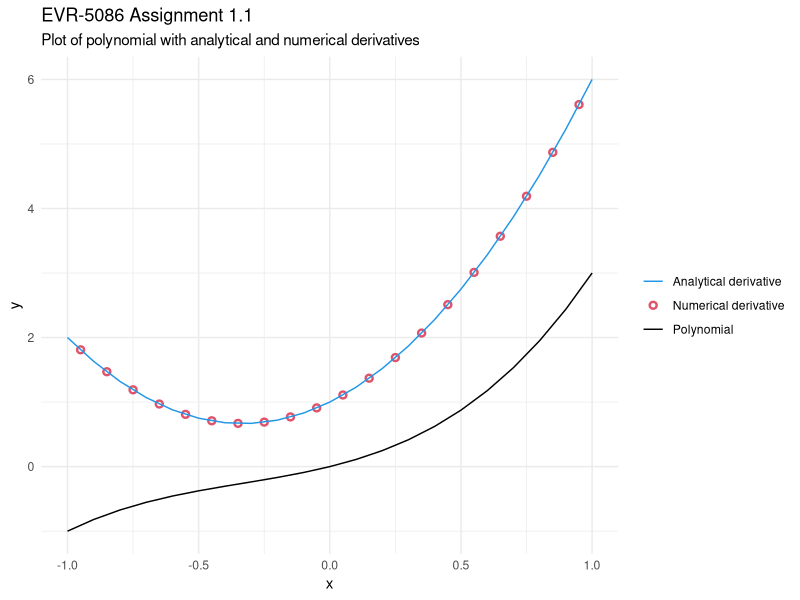

Recreate this plot in R.
## ---- chunk 1
# load libraries
library(ggplot2)
library(tidyr)
library(dplyr)

## ---- chunk 2
# Define variables
a <- 1
n <- 1
b <- 1
p <- 2
c <- 1
q <- 3

# Create x vectors from -1 to 1
x <- seq(from = -1, to = 1, by = 0.1)

# Calculate the value of y for each value of x
y <- (a * (x^n)) + (b * (x^p)) + (c * (x^q))

# Calculate the analytical derivatives for each value of x
dy_dx <- (a * n * (x^(n - 1))) + (b * p * (x^(p - 1))) + (c * q * (x^(q-1)))

# Calculate the numerical derivatives between each value of x
deltay <- diff(y)
deltax <- diff(x)
deltay_deltax <- deltay / deltax

# For plotting purposes, derive the midpoint across the original values of x
deltax_vec <- x[-length(x)] + deltax/2
## ---- chunk 3
# Build data frames for plot
plot_prep <- data.frame(x, y, dy_dx) |>
  dplyr::rename(Polynomial = y, "Analytical derivative" = dy_dx)

# Wrangle for ggplot
plot_tidy <- plot_prep |>
  tidyr::pivot_longer(!x, names_to = "linetype", values_to = "y") |>
  dplyr::bind_rows(data.frame(x = deltax_vec, y = deltay_deltax, 
                              linetype = "Numerical derivative"))
## ---- chunk 4
#| label: fig-polynomial
#| fig-cap: Plot of the polynomial defined by the values provided in EVR-5086 Assignment 1 (black line), along with analytical (blue line) and numerical derivatives (red open circle). 

# Plot the analytically derivative as a solid line 
# and the numerical derivative as open symbols
polynomial_plot <- ggplot(data = plot_tidy, 
                          aes(x = x, y = y, color = linetype)) +
  geom_point(
    data = dplyr::filter(plot_tidy, linetype == "Numerical derivative"), 
    shape = 21, stroke = 1.25) +
  geom_line(
    data = dplyr::filter(plot_tidy, linetype != "Numerical derivative")) +
  theme(legend.title = element_blank()) +
  scale_color_manual(values = c(4, 2, 1)) +
  theme_minimal() +
  theme(legend.title=element_blank()) +
  labs(title = "EVR-5086 Assignment 1.1", subtitle = 
         "Plot of polynomial with analytical and numerical derivatives")

polynomial_plot

